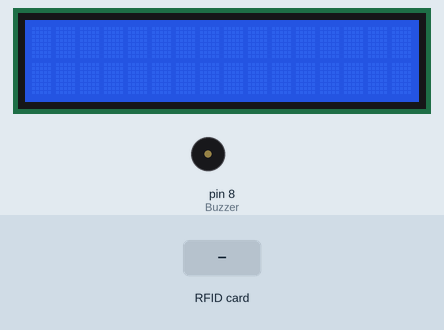
Recording of a sketch running on a simulated Arduino Uno, built with avr-gcc and run on an emulated ATmega328P. Parts: 16×2 character LCD, buzzer (waves = sounding, pin HIGH). The test bench sets the inputs (shaded band). Pins used as bus, display or sensor lines are not drawn; what the sketch prints to the serial monitor is not drawn.

Above: at 1.3 s.
1.4 s: RFID card D3 F0 9E 0E held to the reader
At 2.8 s:
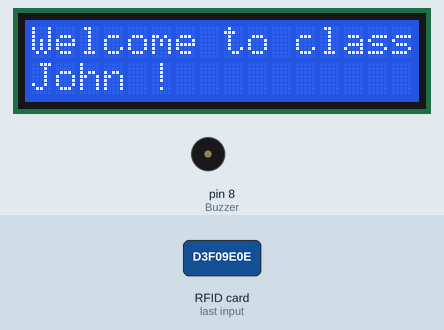
Timing chart, 0 to 4.4 s (numbered marks = the images above; inputs shaded):
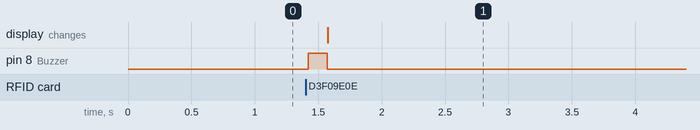

Measured:
- after the input at 1.4 s, pin 8 (Buzzer): LOW → HIGH at once, → LOW 0.15 s later; the display: changes after 0.18 s (image 1)

The sketch:

RFIDAttendanceSheet.ino
```cpp
#include <SPI.h>
#include <MFRC522.h>
#include <LiquidCrystal.h>

#define SS_PIN 10
#define RST_PIN 9

LiquidCrystal lcd(9, 2, 6, 5, 4, 3);

MFRC522 mfrc522(SS_PIN, RST_PIN);

byte card_ID[4];
byte Name1[4] = {0xD3, 0xF0, 0x9E, 0x0E};
byte Name2[4] = {0x43, 0x7E, 0xBE, 0x0C};
byte Name3[4] = {0x53, 0x40, 0xE9, 0x2F};
byte Name4[4] = {0x73, 0x14, 0xB6, 0xED};
byte Name5[4] = {0xA3, 0x2D, 0xE8, 0x11};
byte Name6[4] = {0x23, 0x7D, 0xB2, 0xF7};

int cardState[6]; // 0 = not read, 1 = first read done, 2 = second read done

// int const RedLed = 6;
// int const GreenLed = 5;
int const Buzzer = 8;

String Name;
int Number;
int j;

void setup() {
  Serial.begin(9600);
  SPI.begin();
  mfrc522.PCD_Init();

  Serial.println("CLEARSHEET");
  Serial.println("Label, Date, Time, Name, Number, Student State"); // Add Greeting column

  // pinMode(RedLed, OUTPUT);
  // pinMode(GreenLed, OUTPUT);
  pinMode(Buzzer, OUTPUT);

  lcd.begin(16, 2);

  for (int i = 0; i < 6; i++) {
    cardState[i] = 0;
  }
}

void loop() {
  if (!mfrc522.PICC_IsNewCardPresent()) return;
  if (!mfrc522.PICC_ReadCardSerial()) return;

  // Match card UID to a known card
  if (compareArray(mfrc522.uid.uidByte, Name1)) { Name = "John"; Number = 1; j = 0; }
  else if (compareArray(mfrc522.uid.uidByte, Name2)) { Name = "Sewar"; Number = 2; j = 1; }
  else if (compareArray(mfrc522.uid.uidByte, Name3)) { Name = "Danny"; Number = 3; j = 2; }
  else if (compareArray(mfrc522.uid.uidByte, Name4)) { Name = "Desiree"; Number = 4; j = 3; }
  else if (compareArray(mfrc522.uid.uidByte, Name5)) { Name = "Kimberly"; Number = 5; j = 4; }
  else if (compareArray(mfrc522.uid.uidByte, Name6)) { Name = "Moussa"; Number = 6; j = 5; }
  else {
    // digitalWrite(GreenLed, LOW);
    // digitalWrite(RedLed, HIGH);
    // delay(2000);
    // digitalWrite(RedLed, LOW);
    return;
  }

  // Decide greeting based on card state
  String studentState;
  if (cardState[j] == 0) {
    studentState = "IN CLASS";
    cardState[j] = 1;
    buzzes(150);

    // Show "Welcome to class [Student Name]" on LCD
    lcd.clear();
    lcd.setCursor(0, 0);
    lcd.print("Welcome to class ");
    lcd.setCursor(0, 1);
    lcd.print(Name);
    lcd.print(" !");
    delay(3000);
    lcd.clear();

  } else if (cardState[j] == 1) {
    studentState = "OUT OF CLASS";
    cardState[j] = 2;  // After second read, no further reads unless reset
    buzzes(500);
    // Show "Goodbye [Student Name] !" on LCD
    lcd.clear();
    lcd.setCursor(0, 0);
    lcd.print("Goodbye ");
    lcd.print(Name);
    lcd.print(" !");
    // lcd.setCursor(0, 1);
    // lcd.print(Name);
    delay(3000);
    lcd.clear();

  } else {
    return; // Ignore further reads for this card
  }

  // Send data to Excel
  Serial.print("DATA,DATE,TIME,");
  Serial.print(Name);
  Serial.print(",");
  Serial.print(Number);
  Serial.print(",");
  Serial.println(studentState);

  // Buzzer and LED feedback
  // digitalWrite(GreenLed, HIGH);
  // digitalWrite(RedLed, LOW);
  // digitalWrite(Buzzer, HIGH);
  // delay(100);
  // digitalWrite(Buzzer, LOW);
  // delay(500);
  // digitalWrite(GreenLed, LOW);

  Serial.println("SAVEWORKBOOKAS,Names/WorkNames");

  delay(1500); // Small delay to avoid rapid re-scanning of the same card
}

bool compareArray(byte *a, byte *b) {
  for (byte i = 0; i < 4; i++) {
    if (a[i] != b[i]) return false;
  }
  return true;
}

void buzzes(int x) {
  digitalWrite(Buzzer, HIGH);
  delay(x);
  digitalWrite(Buzzer, LOW);
  // delay(500);

}
```
